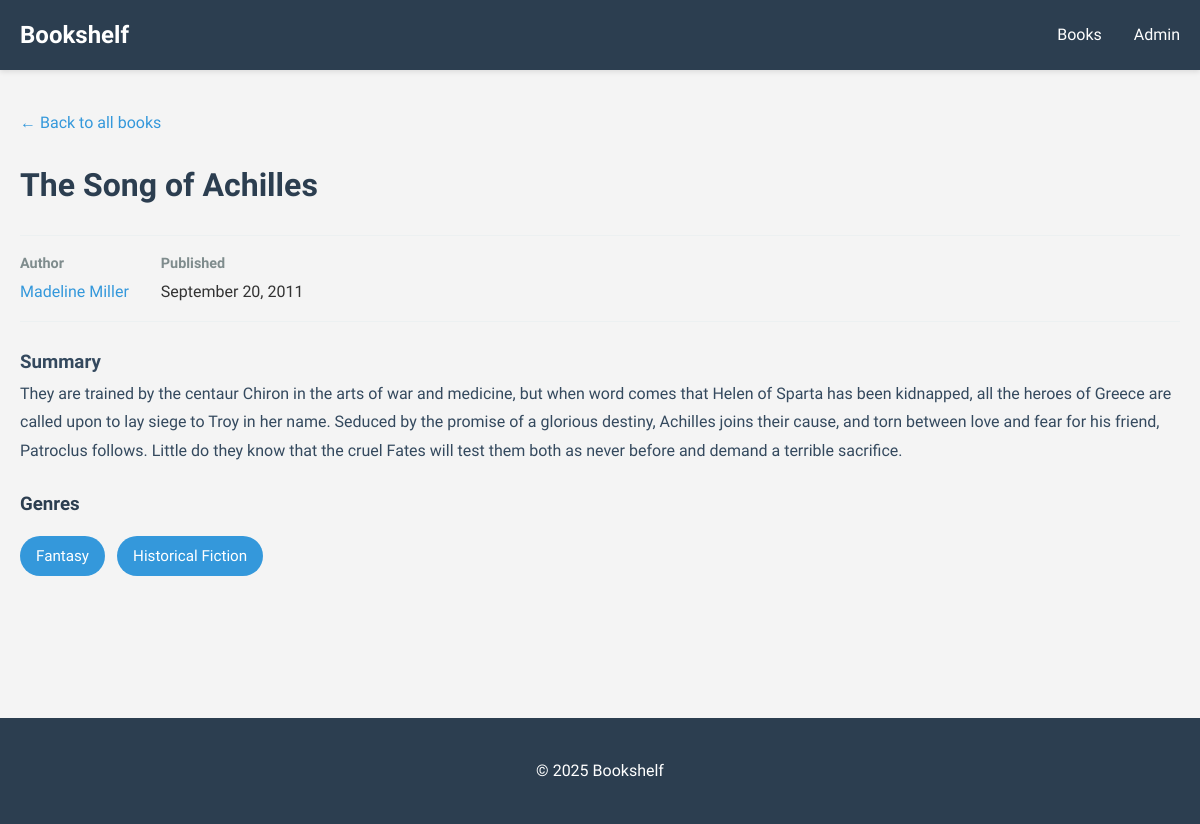
Page /books/the-song-of-achilles/ on the committed database.
### bookshelf/models.py (models this page shows, shortened)
class Book(models.Model):
    title = models.CharField(max_length=200)
    slug = models.SlugField(max_length=200, unique=True)
    summary = models.TextField()
    published_date = models.DateField()
    author = models.ForeignKey(Author, on_delete=models.CASCADE, related_name='books')
    genres = models.ManyToManyField(Genre, related_name='books')
    class Meta:
        ordering = ['published_date']

class Author(models.Model):
    name = models.CharField(max_length=200)
    bio = models.TextField()
    slug = models.SlugField(max_length=200, unique=True)
    class Meta:
        ordering = ['name']

class Genre(models.Model):
    name = models.CharField(max_length=100)
    slug = models.SlugField(max_length=100, unique=True)
    class Meta:
        ordering = ['name']

### bookshelf/views.py (the view)
# urls.py: path('books/<slug:slug>/', views.book_detail, name='book_detail'),
def book_detail(request, slug):
    book = get_object_or_404(Book, slug=slug)
    return render(request, 'bookshelf/book_detail.html', {'book': book})

### bookshelf/templates/bookshelf/book_detail.html (shortened to what this page needs)
{% extends 'bookshelf/base.html' %}
{% block content %}
<a href="{% url 'book_list' %}" class="back-link">&larr; Back to all books</a>
<div class="book-detail">
    <h1>{{ book.title }}</h1>
    <div class="book-meta">
        <div class="book-meta-item">
            <span class="book-meta-label">Author</span>
            <span class="book-meta-value">
                <a href="{% url 'author_detail' book.author.slug %}">{{ book.author.name }}</a>
            </span>
        </div>
        <div class="book-meta-item">
            <span class="book-meta-label">Published</span>
            <span class="book-meta-value">{{ book.published_date|date:"F j, Y" }}</span>
        </div>
    </div>
    <div class="book-summary">
        <h3>Summary</h3>
        <p>{{ book.summary }}</p>
    </div>
    {% if book.genres.all %}
    <div class="genres-section">
        <h3>Genres</h3>
        <div class="genre-tags">
            {% for genre in book.genres.all %}
                <a href="{% url 'genre_detail' genre.slug %}" class="genre-tag">{{ genre.name }}</a>
            {% endfor %}
        </div>
    </div>
    {% endif %}
</div>
{% endblock %}

### rows in the picture
Book: title "The Song of Achilles", author.name "Madeline Miller", published_date "September 20, 2011", summary "They are trained by the centaur Chiron in the arts of war and medicine, but when word comes that Helen of Sparta has been kidnapped, all the heroes of Greece are called upon to lay siege to Troy in her name. Seduced by the promise of a glorious destiny, Achilles joins their cause, and torn between love and fear for his friend, Patroclus follows. Little do they know that the cruel Fates will test them both as never before and demand a terrible sacrifice."
Genre: name "Fantasy"
Genre: name "Historical Fiction"
